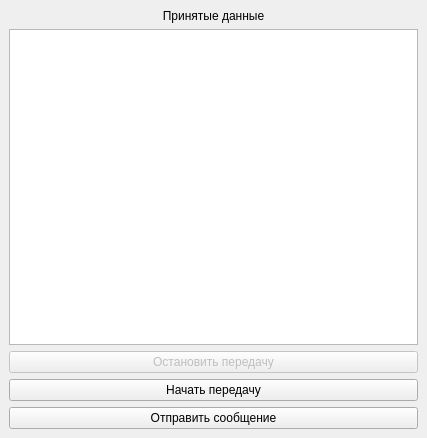
<?xml version="1.0" encoding="UTF-8"?>
<ui version="4.0">
 <class>MainWindow</class>
 <widget class="QMainWindow" name="MainWindow">
  <property name="geometry">
   <rect>
    <x>0</x>
    <y>0</y>
    <width>427</width>
    <height>438</height>
   </rect>
  </property>
  <property name="windowTitle">
   <string>MainWindow</string>
  </property>
  <widget class="QWidget" name="centralwidget">
   <layout class="QVBoxLayout" name="verticalLayout">
    <item>
     <widget class="QLabel" name="lb_receiveData">
      <property name="text">
       <string>Принятые данные</string>
      </property>
      <property name="alignment">
       <set>Qt::AlignCenter</set>
      </property>
     </widget>
    </item>
    <item>
     <widget class="QTextEdit" name="te_result"/>
    </item>
    <item>
     <widget class="QPushButton" name="pb_stop">
      <property name="enabled">
       <bool>false</bool>
      </property>
      <property name="text">
       <string>Остановить передачу</string>
      </property>
     </widget>
    </item>
    <item>
     <widget class="QPushButton" name="pb_start">
      <property name="text">
       <string>Начать передачу</string>
      </property>
     </widget>
    </item>
    <item>
     <widget class="QPushButton" name="pb_textSender">
      <property name="text">
       <string>Отправить сообщение</string>
      </property>
     </widget>
    </item>
   </layout>
  </widget>
 </widget>
 <resources/>
 <connections/>
</ui>
